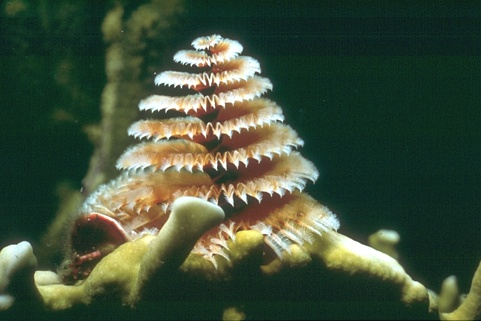
%> input picture data/12074.png, 481 x 321 px; its folder holds only this picture in this run
$ octave main.m   (GNU Octave 9; MATLAB toolbox functions it lacks are replaced by stand-ins)
%> lines starting %> are read from the running program, lines starting %| are printed output that depends on the picture
clc;clear all;warning off;
Files = dir(strcat('.\data\','*.png'));
LengthFiles = length(Files);
factor = 4;
for ii = 1:LengthFiles
    image=double(imread(strcat('.\data\',Files(ii).name)));
    tic
    disp(strcat('Now is processing image named:',Files(ii).name));

    % Separation channel
    outimg1=image(:,:,1);
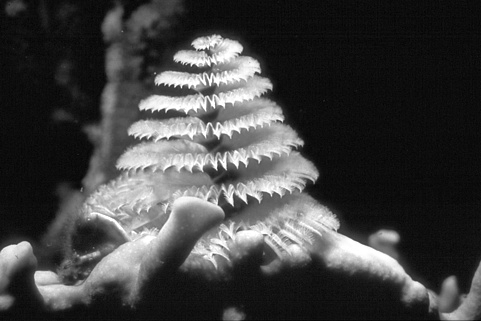
%> outimg1: size 321x481 double; min 3, max 255, mean 65.2
    outimg2=image(:,:,2);
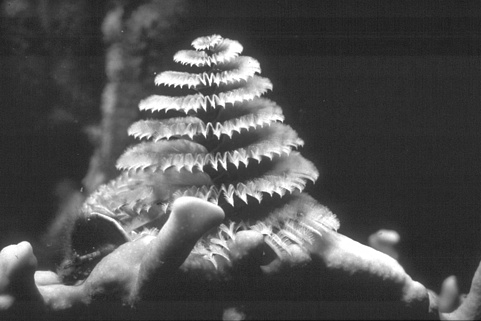
%> outimg2: size 321x481 double; min 18, max 255, mean 80.3
    outimg3=image(:,:,3);
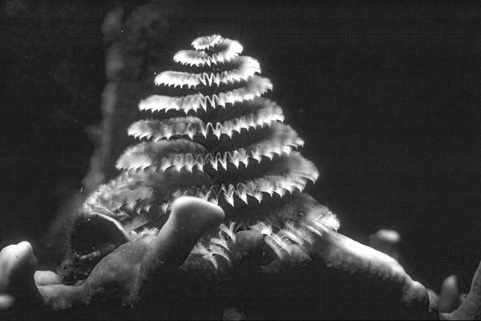
%> outimg3: size 321x481 double; min 6, max 255, mean 59.3

    % get H1
%> (the run ends here)

$ run again, on data/dog.png
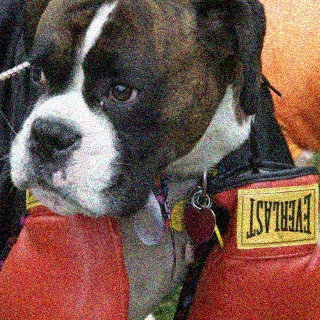
%> input picture data/dog.png, 320 x 320 px
%> `outimg1=image(:,:,1);`:
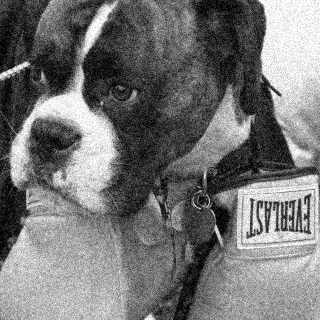
%> outimg1: size 320x320 double; min 0, max 255, mean 117
%> `outimg3=image(:,:,3);`:
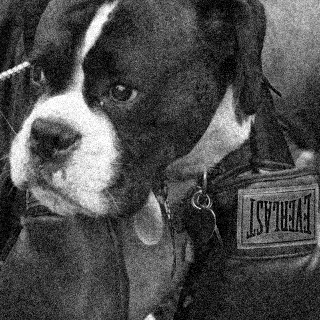
%> outimg3: size 320x320 double; min 0, max 255, mean 75.4
